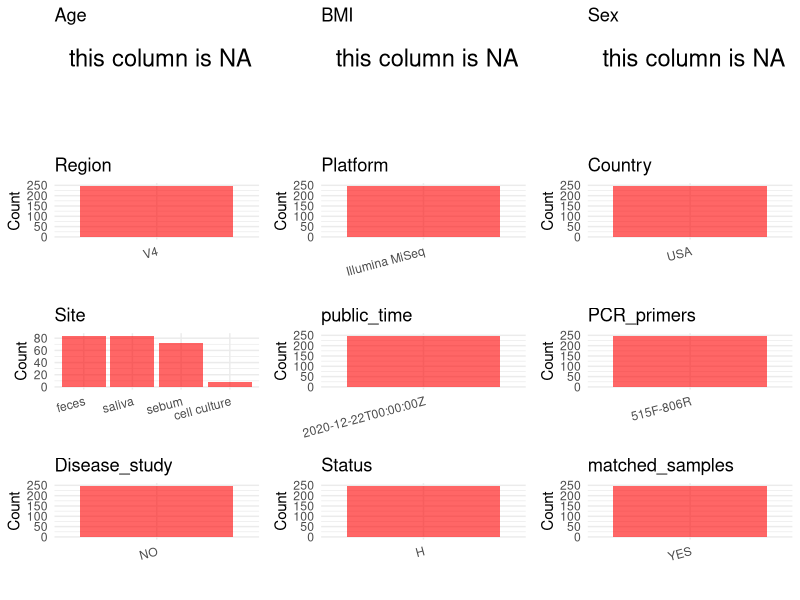

Here is the R script that generated this plot: (Note: this script raises an error after producing the figure.)
## ---- chunk 1
# Load necessary libraries
library(dplyr)
library(ggplot2)
library(cowplot)

# Set working directory (update this path to your local directory)
setwd("D:/metadata/PRJEB42056")

# Read the initial metadata files
initial_meta<-read.csv("SraRunTable.csv",header = T)

# Combine the two metadata files
#meta <- rbind(initial_meta, initial_meta1)

#Remove entries non-oral samples
#initial_meta <- subset(initial_meta, Organism == "human oral metagenome")

# Check the number of samples containing "HT" in Sample.Name (e.g., healthy controls)
#nrow(subset(meta, grepl("HT", Sample.Name)))

# Display the first few rows of the metadata
head(initial_meta)
## ---- chunk 2
# Create a uniform metadata dataframe
metadata <- data.frame(
  BioProject = initial_meta$BioProject,
  Run = initial_meta$Run,
  sample_name = initial_meta$Sample.Name,
  Age = NA,
  BMI = NA,
  Sex=NA,
  Region = "V4",
  Platform = initial_meta$Instrument,
  Country = initial_meta$geo_loc_name_country,
  Site = initial_meta$env_material,
  public_time = initial_meta$ReleaseDate,
  stringsAsFactors = FALSE
)
## ---- chunk 3
# Add information obtained from the publication
metadata$PCR_primers <- "515F-806R"
metadata$title <- "Evaluation of the Effect of Storage Methods on Fecal， Saliva， and Skin Microbiome Composition"
metadata$Disease_study <- "NO"
# Assign disease status based on sample_name patterns
metadata$Status<-"H"

stopifnot("well_id..exp." %in% colnames(initial_meta))

well_counts <- table(initial_meta$well_id..exp.)

has_dup <- any(well_counts >= 2)

metadata$matched_samples <- ifelse(has_dup, "YES", "NO")
metadata <- metadata %>% 
  filter(Site != "sterile water")
output_df <- metadata %>% 
  filter(matched_samples == "YES" | 
        (matched_samples == "NO" & Site == "saliva"))

cat("Total rows in output_df :", nrow(output_df), "\n")
cat("YES rows                :", sum(output_df$matched_samples == "YES"), "\n")
cat("NO rows                 :", sum(output_df$matched_samples == "NO"), "\n")
## ---- chunk 4
# Check the number of unique runs and sample names
print(paste("Number of unique runs:", length(unique(metadata$Run))))
print(paste("Number of unique sample names:", length(unique(metadata$sample_name))))
## ---- chunk 5
# Select columns for visualization
plot_data <- metadata %>%
  select(-BioProject, -Run, -sample_name, -title)

# Function to create simple plots for each column
create_simple_plots <- function(data) {
  plots <- list()
  
  for (col in colnames(data)) {
    # Check if the column is all NA
    if (all(is.na(data[[col]]))) {
      # Create an empty plot with text indicating all NA
      p <- ggplot() +
        annotate("text", x = 0.5, y = 0.5, label = "this column is NA", size = 6) +
        labs(title = col) +
        theme_void()
    } else if (is.numeric(data[[col]])) {
      # Numeric variable: histogram
      p <- ggplot(data, aes(x = .data[[col]])) +
        geom_histogram(fill = "blue", alpha = 0.6, bins = 20, na.rm = TRUE) +
        labs(title = col) +
        theme_minimal()
    } else {
      # Categorical variable: bar plot (remove NA values)
      count_data <- as.data.frame(table(data[[col]], useNA = "ifany"))
      p <- ggplot(count_data, aes(x = reorder(Var1, -Freq), y = Freq)) +
        geom_col(fill = "red", alpha = 0.6) +
        labs(title = col, x = NULL, y = "Count") +
        theme_minimal() +
        theme(axis.text.x = element_text(angle = 15, hjust = 1))
    }
    plots[[col]] <- p
  }
  
  return(plots)
}

# Generate and arrange plots
plots <- create_simple_plots(plot_data)
p<-plot_grid(plots$Age, 
          plots$BMI, 
          plots$Sex, 
          plots$Region, 
          plots$Platform, 
          plots$Country, 
          plots$Site,
          plots$public_time, 
          plots$PCR_primers,
          plots$Disease_study,
          plots$Status,
          plots$matched_samples,# add 
          ncol = 3, align = "hv", axis = "lb")
ggsave("Metadata_Summary.png", plot = p, width = 8, height = 6, dpi = 150)
## ---- chunk 6
knitr::include_graphics("metadata_summary.png")
## ---- chunk 7
# Reorder columns to match the desired format
metadata <- metadata[, c(
  "BioProject", "Run", "sample_name", "Age", "BMI", "Sex", 
  "Region", "Platform", "Country", "Site", "public_time", 
  "PCR_primers", "title", "Disease_study", "Status","matched_samples"
)]

# Export the uniform metadata to a CSV file
write.csv(metadata, file = "metadata.csv", quote = FALSE)
head(metadata)
